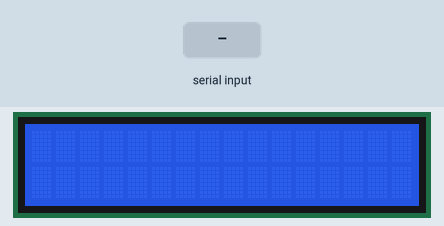
Simulated run of this sketch. Board: Arduino Uno, built with avr-gcc and run on an emulated ATmega328P. Shown: 16×2 character LCD. The inputs (shaded band) are chosen by the test bench. What the sketch prints to the serial monitor is not drawn.

Above: at 1.2 s.
1.3 s: "1" received over the second serial link
At 2.8 s:
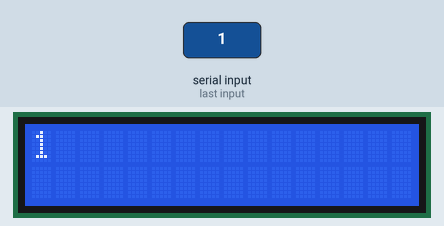
4.5 s: "0" received over the second serial link
At 5.6 s:
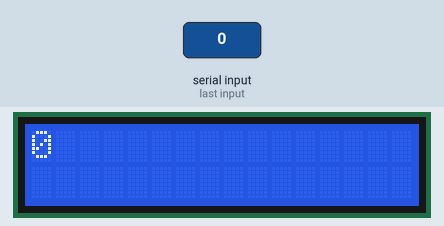
7.5 s: "2" received over the second serial link
At 8.4 s:
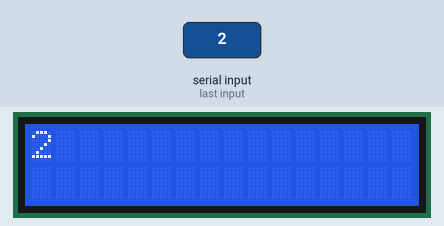
Timing chart, 0 to 10.5 s (numbered marks = the images above; inputs shaded):
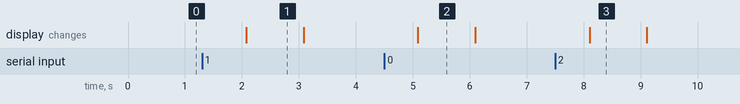

The sketch:

hc_06_test03.ino
```cpp
#include <SoftwareSerial.h>
#include <Wire.h>
#include <LiquidCrystal_I2C.h>
#define rxPin 2
#define txPin 3
//swSerial(rxPin,txPin)
LiquidCrystal_I2C lcd(0x27,16,2);
SoftwareSerial swSerial(rxPin,txPin);//(2,3)
char data;
void setup() {
  Serial.begin(9600);
  swSerial.begin(9600);
  Serial.println("ready...");
  lcd.init();                      // initialize the lcd
  // Print a message to the LCD.
  lcd.backlight();
}
void loop() {
  //시리얼 버퍼를 비우는 작업

  //HC-06(블루투스모듈)이 명령어를 받아서 처리할 시간
  lcd.clear();
  lcd.setCursor(0,0);
  Serial.println("return:");
  //+++++HC-06으로 부터 전송된 데이터를 화면에 출력++++++
  while(swSerial.available()){
    data = swSerial.read();
    if(data==-1){
      break;
    }
    Serial.print(data);
    lcd.print(data);
    delay(1);
  }
  Serial.print("\n\n\n");
   delay(1000);
}
```

Measured:
- after the input at 1.3 s, the display: changes after 0.78 s (image 1)
- after the input at 4.5 s, the display: changes after 0.59 s (image 2)
- after the input at 7.5 s, the display: changes after 0.61 s (image 3)
- what the display in image 1 shows lasts 1.0 s, from 2.1 s to 3.1 s
